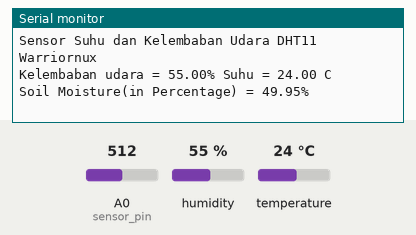
Recording of a sketch running on a simulated Arduino Uno, built with avr-gcc and run on an emulated ATmega328P. Shown: the last lines printed to the serial monitor. Inputs (shaded band) come from the test bench; at power-on: humidity 55 %, A0 (sensor_pin) = 512, temperature 24 °C.

Above: at 2.7 s.
2.8 s: humidity set to 22 %
At 4.3 s:
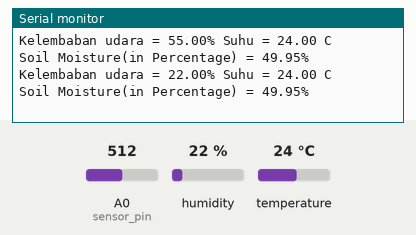
5.5 s: A0 (sensor_pin) set to 716
At 6.8 s:
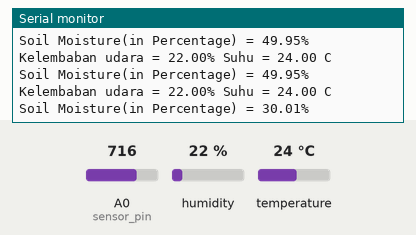
8.2 s: temperature set to 12 °C
At 10.5 s:
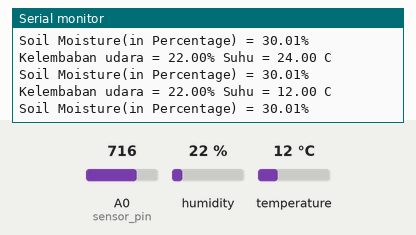
10.9 s: A0 (sensor_pin) set to 900
At 13.0 s:
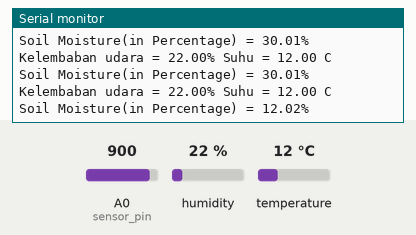
13.6 s: humidity set to 40 %
At 14.2 s:
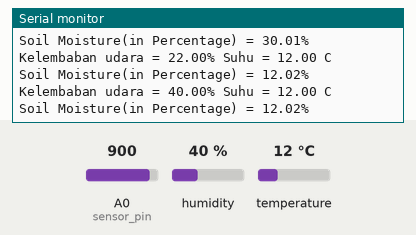
Timing chart, 0 to 16.6 s (numbered marks = the images above; inputs shaded):
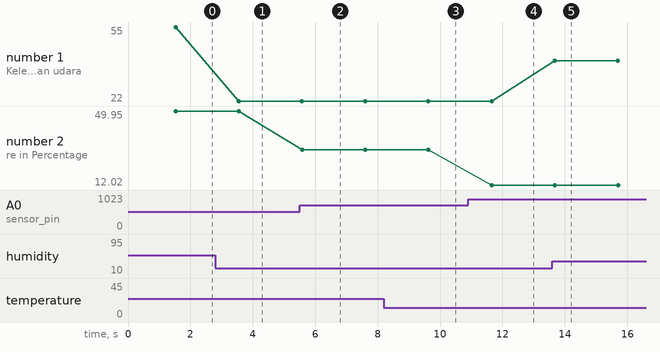

Measured:
- after the input at 2.8 s, the serial monitor: prints a new line after 0.75 s (image 1)
- after the input at 5.5 s, the serial monitor: prints a new line after 0.08 s (image 2)
- after the input at 8.2 s, the serial monitor: prints a new line after 1.4 s (image 3)
- after the input at 10.9 s, the serial monitor: prints a new line after 0.75 s (image 4)
- after the input at 13.6 s, the serial monitor: prints a new line after 0.08 s (image 5)
- plotted number 1: 55 → 22 after the input at 2.8 s, 22 → 40 after the input at 13.6 s
- plotted number 2: 49.95 → 30.01 after the input at 5.5 s, 30.01 → 12.02 after the input at 10.9 s

The sketch:

node1.ino
```cpp
#include <dht.h>
#define sensor 14 //D5 PIN ESP8266
dht DHT;
const int sensor_pin = A0;

void setup() {
  Serial.begin(115200);
  delay(500);

  Serial.println("Sensor Suhu dan Kelembaban Udara DHT11 Warriornux");
  delay(1000);

}

void loop() {
  float moisture_percentage;
  moisture_percentage = ( 100.00 - ( (analogRead(sensor_pin)/1023.00) * 100.00 ) );
  DHT.read11(sensor);

  Serial.print("Kelembaban udara = ");
  Serial.print(DHT.humidity);
  Serial.print("% ");
  Serial.print("Suhu = ");
  Serial.print(DHT.temperature);
  Serial.println(" C ");

  Serial.print("Soil Moisture(in Percentage) = ");
  Serial.print(moisture_percentage);
  Serial.println("%");

  Serial.println("");
  delay(2000);

}
```
